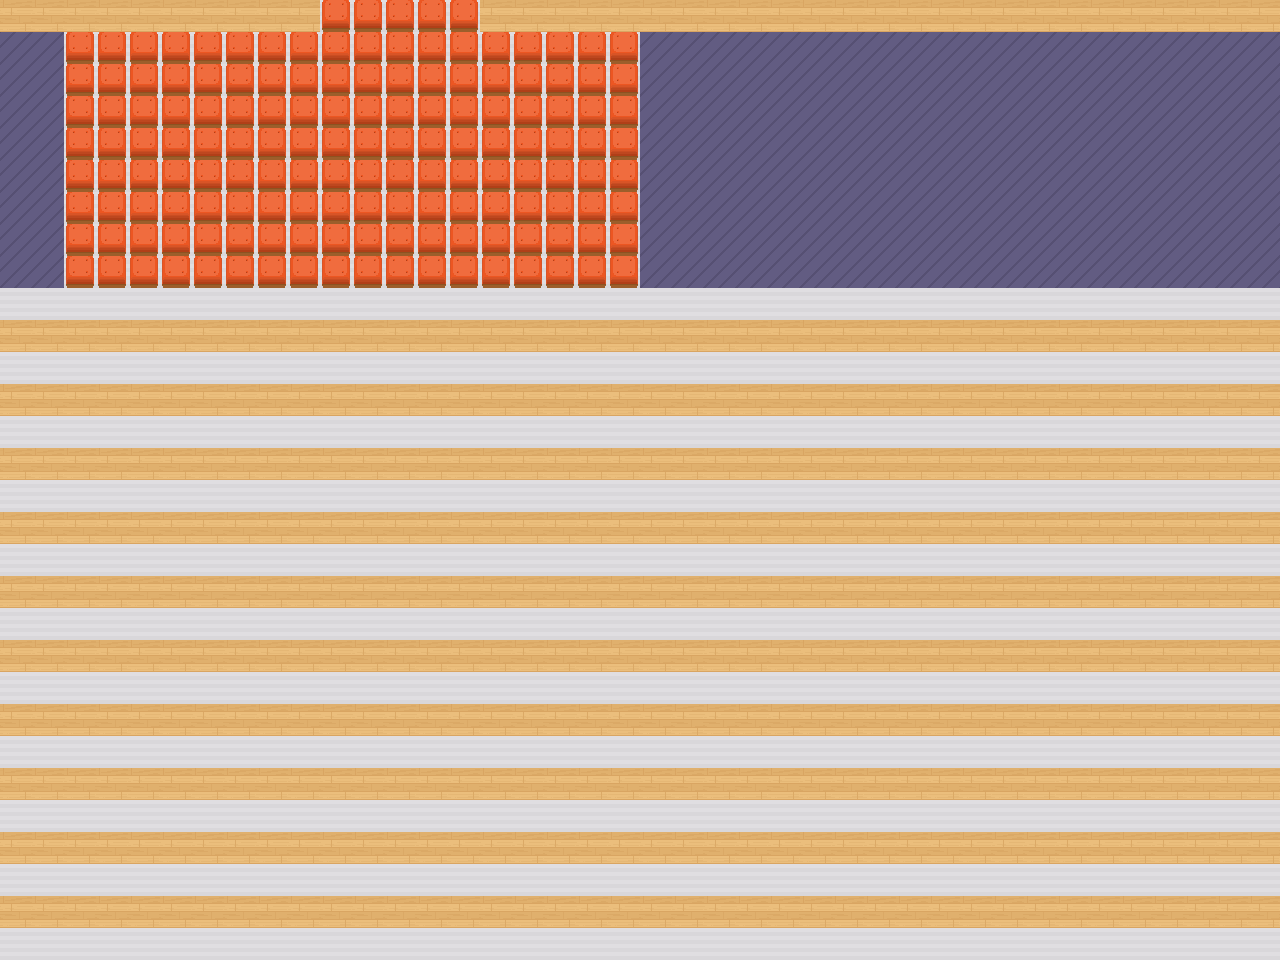

This is a level from a 2D game, rendered from its Tiled map with the project's own tilesets. A one-line summary and the map file follow, with tile-layer data summarised:
An orthogonal 40x30 tile map with 32x32 px tiles, 3 tile layers (start, collisions, floor), 5 tilesets and 2 objects (owncastScreen, startLayer).

<map version="1.8" tiledversion="1.8.0" orientation="orthogonal" renderorder="right-down" width="40" height="30" tilewidth="32" tileheight="32" infinite="0" nextlayerid="10" nextobjectid="10">
 <tileset firstgid="1" name="tileset5_export" tilewidth="32" tileheight="32" tilecount="100" columns="10">
  <image source="assets/tileset5_export.png" width="320" height="320" />
 </tileset>
 <tileset firstgid="101" name="tileset6_export" tilewidth="32" tileheight="32" tilecount="100" columns="10">
  <image source="assets/tileset6_export.png" width="320" height="320" />
 </tileset>
 <tileset firstgid="201" name="tileset1" tilewidth="32" tileheight="32" tilecount="121" columns="11">
  <image source="assets/tileset1.png" width="352" height="352" />
 </tileset>
 <tileset firstgid="322" name="tileset1-repositioning" tilewidth="32" tileheight="32" tilecount="121" columns="11">
  <image source="assets/tileset1-repositioning.png" width="352" height="352" />
 </tileset>
 <tileset firstgid="443" name="Special_Zones" tilewidth="32" tileheight="32" tilecount="12" columns="6">
  <image source="assets/Special_Zones.png" width="192" height="64" />
 </tileset>
 <layer id="1" name="start" width="40" height="30">
  <data>[1200 cells, 2 non-empty, 1 distinct tile ids]</data>
 </layer>
 <layer id="2" name="collisions" width="40" height="30">
  <data>[1200 cells, 1200 non-empty, 1 distinct tile ids]</data>
 </layer>
 <layer id="3" name="floor" width="40" height="30">
  <data>[1200 cells, 1200 non-empty, 4 distinct tile ids]</data>
 </layer>
 <objectgroup id="4" name="floorLayer">
  <object id="1" name="owncastScreen" x="64" y="32" width="576" height="256">
   <properties>
    <property name="openWebsite" value="http://owncast.workadventure.localhost" />
    <property name="openWebsitePolicy" value="allow-same-origin allow-scripts allow-popups" />
    <property name="openWebsiteTrigger" value="onicon" />
    <property name="openWebsiteTriggerMessage" value="Watch the live stream" />
   </properties>
  </object>
  <object id="2" name="startLayer" x="608" y="640" width="64" height="32">
   <properties>
    <property name="startLayer" type="bool" value="true" />
   </properties>
  </object>
 </objectgroup>
</map>
